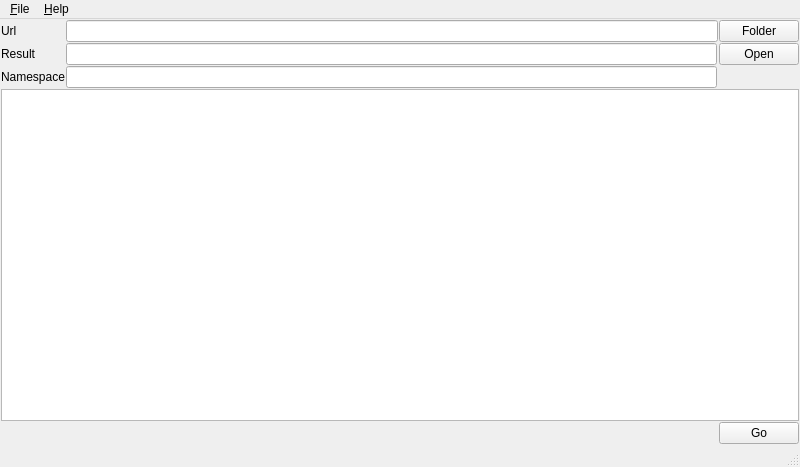
<?xml version="1.0" encoding="UTF-8"?>
<ui version="4.0">
 <class>MainWindow</class>
 <widget class="QMainWindow" name="MainWindow">
  <property name="geometry">
   <rect>
    <x>0</x>
    <y>0</y>
    <width>800</width>
    <height>467</height>
   </rect>
  </property>
  <property name="windowTitle">
   <string>MainWindow</string>
  </property>
  <widget class="QWidget" name="centralwidget">
   <layout class="QGridLayout" name="layoutGWidget">
    <property name="leftMargin">
     <number>1</number>
    </property>
    <property name="topMargin">
     <number>1</number>
    </property>
    <property name="rightMargin">
     <number>1</number>
    </property>
    <property name="bottomMargin">
     <number>1</number>
    </property>
    <property name="spacing">
     <number>1</number>
    </property>
    <item row="3" column="0" colspan="4">
     <widget class="QPlainTextEdit" name="textResult"/>
    </item>
    <item row="2" column="1">
     <widget class="QLineEdit" name="lineNamespace"/>
    </item>
    <item row="0" column="1" colspan="2">
     <widget class="QLineEdit" name="lineUrl"/>
    </item>
    <item row="1" column="3">
     <widget class="QPushButton" name="buttonOpen">
      <property name="text">
       <string>Open</string>
      </property>
     </widget>
    </item>
    <item row="1" column="0">
     <widget class="QLabel" name="labelResult">
      <property name="text">
       <string>Result</string>
      </property>
     </widget>
    </item>
    <item row="1" column="1">
     <widget class="QLineEdit" name="lineResultPath"/>
    </item>
    <item row="0" column="0">
     <widget class="QLabel" name="labelUrl">
      <property name="text">
       <string>Url</string>
      </property>
     </widget>
    </item>
    <item row="2" column="0">
     <widget class="QLabel" name="label">
      <property name="text">
       <string>Namespace</string>
      </property>
     </widget>
    </item>
    <item row="0" column="3">
     <widget class="QPushButton" name="buttonFolder">
      <property name="text">
       <string>Folder</string>
      </property>
     </widget>
    </item>
    <item row="4" column="3">
     <widget class="QPushButton" name="buttonGo">
      <property name="text">
       <string>Go</string>
      </property>
     </widget>
    </item>
   </layout>
  </widget>
  <widget class="QMenuBar" name="menubar">
   <property name="geometry">
    <rect>
     <x>0</x>
     <y>0</y>
     <width>800</width>
     <height>28</height>
    </rect>
   </property>
   <widget class="QMenu" name="menu_File">
    <property name="title">
     <string>&amp;File</string>
    </property>
    <addaction name="actionExit"/>
   </widget>
   <widget class="QMenu" name="menu_Help">
    <property name="title">
     <string>&amp;Help</string>
    </property>
    <addaction name="actionAbout_Qt"/>
    <addaction name="actionAbout"/>
    <addaction name="actionIndex"/>
   </widget>
   <addaction name="menu_File"/>
   <addaction name="menu_Help"/>
  </widget>
  <widget class="QStatusBar" name="statusbar"/>
  <action name="actionExit">
   <property name="text">
    <string>Exit</string>
   </property>
  </action>
  <action name="actionAbout">
   <property name="text">
    <string>About</string>
   </property>
  </action>
  <action name="actionIndex">
   <property name="text">
    <string>Index</string>
   </property>
  </action>
  <action name="actionAbout_Qt">
   <property name="text">
    <string>About Qt</string>
   </property>
  </action>
 </widget>
 <resources/>
 <connections/>
</ui>
